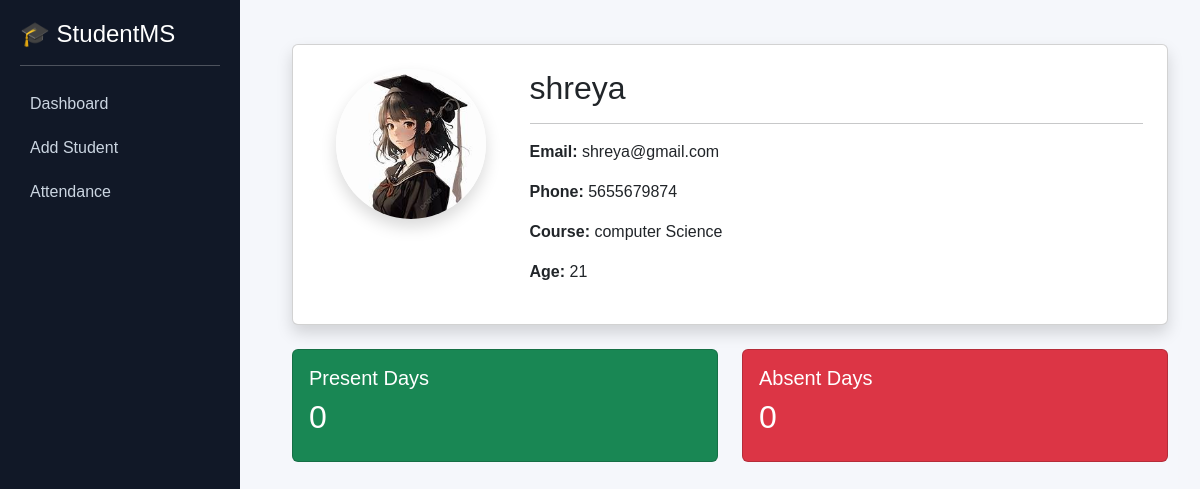
The app's page /student/10/ (signed in) with its own data.
### students/models.py (models this page shows, shortened)
class Student(models.Model):
    name = models.CharField(max_length=100)
    email = models.EmailField()
    phone = models.IntegerField()
    course = models.CharField(max_length=100)
    age = models.IntegerField()
    photo = models.ImageField(
    upload_to='students/',
    blank=True,
    null=True
)

### students/views.py (the view)
# urls.py: path('student/<int:id>/', views.student_profile, name='student_profile'),
@login_required
def student_profile(request, id):
    student = get_object_or_404(Student, id=id)
    attendance = Attendance.objects.filter(student=student)
    present_count = attendance.filter(status='Present').count()
    absent_count = attendance.filter(status='Absent').count()
    return render(request, 'students/student_profile.html', {
        'student': student,
        'present_count': present_count,
        'absent_count': absent_count
    })

### students/templates/students/student_profile.html
{% extends 'students/base.html' %}
{% block content %}
<div class="container mt-4">
    <div class="card shadow p-4">
        <div class="row">
            <div class="col-md-3 text-center">
                {% if student.photo %}
                    <img src="{{ student.photo.url }}"
                         width="150"
                         height="150"
                         class="rounded-circle shadow">
                {% else %}
                    <div class="border rounded-circle d-flex align-items-center justify-content-center shadow mx-auto"
                         style="width:150px; height:150px;">
                        No Photo
                    </div>
                {% endif %}
            </div>
            <div class="col-md-9">
                <h2>{{ student.name }}</h2>
                <hr>
                <p><strong>Email:</strong> {{ student.email }}</p>
                <p><strong>Phone:</strong> {{ student.phone }}</p>
                <p><strong>Course:</strong> {{ student.course }}</p>
                <p><strong>Age:</strong> {{ student.age }}</p>
            </div>
        </div>
    </div>
    <br>
    <div class="row">
        <div class="col-md-6">
            <div class="card p-3 bg-success text-white">
                <h5>Present Days</h5>
                <h2>{{ present_count }}</h2>
            </div>
        </div>
        <div class="col-md-6">
            <div class="card p-3 bg-danger text-white">
                <h5>Absent Days</h5>
                <h2>{{ absent_count }}</h2>
            </div>
        </div>
    </div>
</div>
{% endblock %}

### students/templates/students/base.html (style rules this page uses)
body { background: #f5f7fb; font-family: Arial; }

### records on screen
Student: photo (picture), name "shreya", email "shreya@gmail.com", phone "5655679874", course "computer Science", age "21"

### other values on screen
{{ present_count }} "0"
{{ absent_count }} "0"
